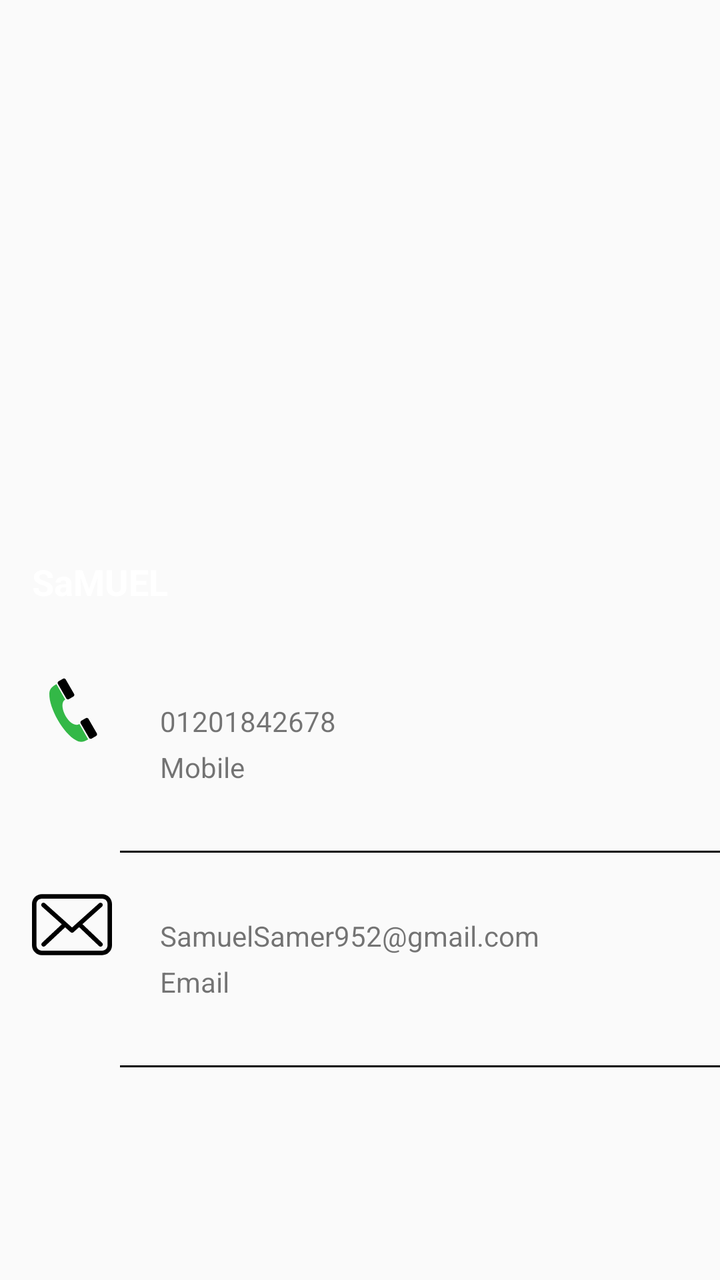
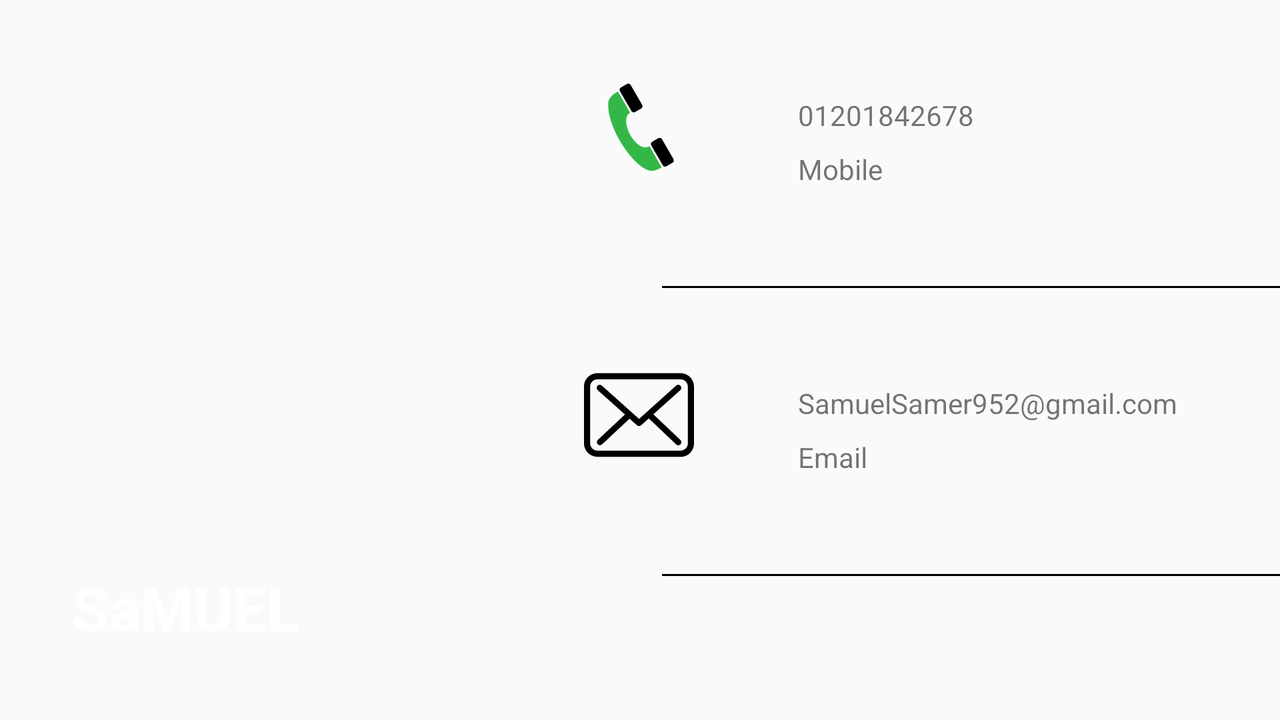

Two renders of one Android screen. The first uses the default layout on a phone; the second uses the alternative layout the repository ships for a different screen configuration, on a matching device. The two XML files are below.
<!-- AndroidManifest.xml: application theme AppTheme -->
<!-- res/layout/fragment_contact_details.xml -->
<LinearLayout xmlns:android="http://schemas.android.com/apk/res/android"
    xmlns:tools="http://schemas.android.com/tools"
    android:layout_width="match_parent"
    android:layout_height="match_parent"
    android:weightSum="3"
    tools:context="samuel.example.com.arxict.ui.fragment.ContactDetailsFragment"
    android:orientation="vertical">

    
    <FrameLayout
        android:layout_width="match_parent"
        android:layout_height="0dp"
        android:layout_weight="1.5"
        >
        <ImageView
            android:layout_width="match_parent"
            android:layout_height="match_parent"
            android:src="@drawable/user"
            android:scaleType="fitXY"
            android:id="@+id/user_pic"
            />
        <TextView
            android:layout_width="match_parent"
            android:layout_height="wrap_content"
            android:text="SaMUEL"
            android:textSize="@dimen/text_size"
            android:textStyle="bold"
            android:textColor="@color/colorAccent"
            android:layout_gravity="bottom"
            android:padding="@dimen/dp_16"
            android:id="@+id/user_name"
            />
    </FrameLayout>


   <LinearLayout
       android:layout_width="match_parent"
       android:layout_height="0dp"
       android:layout_weight=".5"
       android:orientation="horizontal"
       >
       <ImageView
           android:layout_width="@dimen/mid_pic"
           android:layout_height="@dimen/mid_pic"
           android:src="@drawable/ic_telephone_icon"
           android:layout_margin="@dimen/dp_16"
           android:id="@+id/phone_Img"
           />

       <LinearLayout
           android:layout_width="wrap_content"
           android:layout_height="match_parent"
           android:orientation="vertical"
           >
           <TextView
               android:layout_width="match_parent"
               android:layout_height="wrap_content"
               android:text="01201842678"
               android:paddingTop="@dimen/small_pic"
               android:paddingStart="@dimen/dp_8"
               android:paddingLeft="@dimen/dp_8"
               android:id="@+id/phone_num"
               />
           <TextView
               android:layout_width="match_parent"
               android:layout_height="wrap_content"
               android:text="@string/mobile"
               android:paddingTop="@dimen/dp_4"
               android:paddingStart="@dimen/dp_8"
               android:paddingLeft="@dimen/dp_8" />

       </LinearLayout>

   </LinearLayout>

    <View
        android:layout_width="match_parent"
        android:layout_height="1dp"
        android:background="@color/black"
        android:layout_marginStart="@dimen/dp_60"
        android:layout_marginLeft="@dimen/dp_60"
        />

    <LinearLayout
        android:layout_width="match_parent"
        android:layout_height="0dp"
        android:layout_weight=".5"
        android:orientation="horizontal"
        >
        <ImageView
            android:layout_width="@dimen/mid_pic"
            android:layout_height="@dimen/mid_pic"
            android:src="@drawable/ic_email"
            android:layout_margin="@dimen/dp_16"
            />

        <LinearLayout
            android:layout_width="wrap_content"
            android:layout_height="match_parent"
            android:orientation="vertical"
            >

            <TextView
                android:layout_width="match_parent"
                android:layout_height="wrap_content"
                android:text="SamuelSamer952@gmail.com"
                android:paddingTop="@dimen/small_pic"
                android:paddingStart="@dimen/dp_8"
                android:paddingLeft="@dimen/dp_8"
                android:id="@+id/email"
                />
            <TextView
                android:layout_width="match_parent"
                android:layout_height="wrap_content"
                android:text="@string/email"
                android:paddingTop="@dimen/dp_4"
                android:paddingStart="@dimen/dp_8"
                android:paddingLeft="@dimen/dp_8" />

        </LinearLayout>

    </LinearLayout>
    <View
        android:layout_width="match_parent"
        android:layout_height="1dp"
        android:background="@color/black"
        android:layout_marginStart="@dimen/dp_60"
        android:layout_marginLeft="@dimen/dp_60"
        />
</LinearLayout>
<!-- resources referenced by this layout -->
<resources>
  <color name="black">#000000</color>
  <color name="colorAccent">#FFFFFF</color>
  <dimen name="dp_16">16dp</dimen>
  <dimen name="dp_4">4dp</dimen>
  <dimen name="dp_60">60dp</dimen>
  <dimen name="dp_8">8dp</dimen>
  <dimen name="mid_pic">40dp</dimen>
  <dimen name="small_pic">32dp</dimen>
  <dimen name="text_size">18sp</dimen>
  <!-- drawable ic_email (drawable) -->
  <vector android:autoMirrored="true" android:height="483dp"
      android:viewportHeight="483.3" android:viewportWidth="483.3"
      android:width="483dp" xmlns:android="http://schemas.android.com/apk/res/android">
      <path android:fillColor="#FF000000" android:pathData="M424.3,57.8H59.1c-32.6,0 -59.1,26.5 -59.1,59.1v249.6c0,32.6 26.5,59.1 59.1,59.1h365.1c32.6,0 59.1,-26.5 59.1,-59.1v-249.5C483.4,84.3 456.9,57.8 424.3,57.8zM456.4,366.5c0,17.7 -14.4,32.1 -32.1,32.1H59.1c-17.7,0 -32.1,-14.4 -32.1,-32.1v-249.5c0,-17.7 14.4,-32.1 32.1,-32.1h365.1c17.7,0 32.1,14.4 32.1,32.1v249.5H456.4z"/>
      <path android:fillColor="#FF000000" android:pathData="M304.8,238.6l118.2,-106c5.5,-5 6,-13.5 1,-19.1c-5,-5.5 -13.5,-6 -19.1,-1l-163,146.3l-31.8,-28.4c-0.1,-0.1 -0.2,-0.2 -0.2,-0.3c-0.7,-0.7 -1.4,-1.3 -2.2,-1.9L78.3,112.3c-5.6,-5 -14.1,-4.5 -19.1,1.1c-5,5.6 -4.5,14.1 1.1,19.1l119.6,106.9L60.8,351c-5.4,5.1 -5.7,13.6 -0.6,19.1c2.7,2.8 6.3,4.3 9.9,4.3c3.3,0 6.6,-1.2 9.2,-3.6l120.9,-113.1l32.8,29.3c2.6,2.3 5.8,3.4 9,3.4c3.2,0 6.5,-1.2 9,-3.5l33.7,-30.2l120.2,114.2c2.6,2.5 6,3.7 9.3,3.7c3.6,0 7.1,-1.4 9.8,-4.2c5.1,-5.4 4.9,-14 -0.5,-19.1L304.8,238.6z"/>
  </vector>
  <!-- drawable ic_telephone_icon (drawable) -->
  <vector android:autoMirrored="true" android:height="50dp"
      android:viewportHeight="50.0" android:viewportWidth="40.0"
      android:width="40dp" xmlns:android="http://schemas.android.com/apk/res/android">
      <path android:fillColor="@color/colorPrimary" android:pathData="m15.8,18.45c-5.45,3.14 2.86,18.72 8.82,15.28c1.06,1.83 4.47,7.74 5.53,9.57c-2.51,1.45 -4.64,2.37 -7.56,0.7c-8.09,-4.63 -17,-20.05 -16.75,-29.26c0.09,-3.2 1.97,-4.45 4.43,-5.87c1.06,1.83 4.47,7.74 5.53,9.57l0,0z"/>
      <path android:fillColor="#000000" android:pathData="m18.09,18.19c-0.59,0.34 -1.35,0.14 -1.69,-0.45l-5.21,-9.02c-0.34,-0.59 -0.14,-1.35 0.45,-1.69l2.74,-1.58c0.59,-0.34 1.35,-0.14 1.69,0.45l5.21,9.02c0.34,0.59 0.14,1.35 -0.45,1.69l-2.74,1.58z"/>
      <path android:fillColor="#000000" android:pathData="m32.32,42.84c-0.59,0.34 -1.35,0.14 -1.69,-0.45l-5.21,-9.02c-0.34,-0.59 -0.14,-1.35 0.45,-1.69l2.74,-1.58c0.59,-0.34 1.35,-0.14 1.69,0.45l5.21,9.02c0.34,0.59 0.14,1.35 -0.45,1.69l-2.74,1.58z"/>
  </vector>
  <string name="email">Email</string>
  <string name="mobile">Mobile</string>
  <style name="AppTheme" parent="Theme.AppCompat.Light.DarkActionBar">
          
          <item name="colorPrimary">@color/colorPrimary</item>
          <item name="colorPrimaryDark">@color/colorPrimaryDark</item>
          <item name="colorAccent">@color/colorAccent</item>
          <item name="windowActionBar">false</item>
          <item name="windowNoTitle">true</item>
      </style>
  <color name="colorPrimary">#33b847</color>
  <color name="colorPrimaryDark">#2d8c3b</color>
</resources>
<!-- res/layout-land/fragment_contact_details.xml (the repository's variant of the layout above) -->
<!-- drawn on the phone turned sideways -->
<LinearLayout xmlns:android="http://schemas.android.com/apk/res/android"
    xmlns:tools="http://schemas.android.com/tools"
    android:layout_width="match_parent"
    android:layout_height="match_parent"
    android:weightSum="3"
    tools:context="samuel.example.com.arxict.ui.fragment.ContactDetailsFragment"
    android:orientation="horizontal">

    
    <FrameLayout
        android:layout_width="0dp"
        android:layout_height="match_parent"
        android:layout_weight="1.2"
        >
        <ImageView
            android:layout_width="match_parent"
            android:layout_height="match_parent"
            android:src="@drawable/user"
            android:scaleType="fitXY"
            android:id="@+id/user_pic"
            />
        <TextView
            android:layout_width="match_parent"
            android:layout_height="wrap_content"
            android:text="SaMUEL"
            android:textSize="@dimen/text_size"
            android:textStyle="bold"
            android:textColor="@color/colorAccent"
            android:layout_gravity="bottom"
            android:padding="@dimen/dp_16"
            android:id="@+id/user_name"
            />
    </FrameLayout>

    <LinearLayout
        android:layout_width="0dp"
        android:layout_weight="1.8"
        android:orientation="vertical"
        android:layout_height="match_parent">


        <LinearLayout
            android:layout_width="match_parent"
            android:layout_height="wrap_content"
            android:orientation="horizontal"
            >
            <ImageView
                android:layout_width="@dimen/mid_pic"
                android:layout_height="@dimen/mid_pic"
                android:src="@drawable/ic_telephone_icon"
                android:layout_margin="@dimen/dp_16"
                android:id="@+id/phone_Img"
                />

            <LinearLayout
                android:layout_width="wrap_content"
                android:layout_height="match_parent"
                android:orientation="vertical"
                >
                <TextView
                    android:layout_width="match_parent"
                    android:layout_height="wrap_content"
                    android:text="01201842678"
                    android:paddingTop="@dimen/small_pic"
                    android:paddingStart="@dimen/dp_8"
                    android:paddingLeft="@dimen/dp_8"
                    android:id="@+id/phone_num"
                    />
                <TextView
                    android:layout_width="match_parent"
                    android:layout_height="wrap_content"
                    android:text="@string/mobile"
                    android:paddingTop="@dimen/dp_4"
                    android:paddingStart="@dimen/dp_8"
                    android:paddingLeft="@dimen/dp_8" />

            </LinearLayout>

        </LinearLayout>

        <View
            android:layout_width="match_parent"
            android:layout_height="1dp"
            android:background="@color/black"
            android:layout_marginStart="@dimen/dp_60"
            android:layout_marginLeft="@dimen/dp_60"
            android:layout_marginTop="@dimen/dp_8"/>



        <LinearLayout
            android:layout_width="match_parent"
            android:layout_height="wrap_content"
            android:orientation="horizontal"
            >
            <ImageView
                android:layout_width="@dimen/mid_pic"
                android:layout_height="@dimen/mid_pic"
                android:src="@drawable/ic_email"
                android:layout_margin="@dimen/dp_16"
                />

            <LinearLayout
                android:layout_width="wrap_content"
                android:layout_height="match_parent"
                android:orientation="vertical"
                >
                <TextView
                    android:layout_width="match_parent"
                    android:layout_height="wrap_content"
                    android:text="SamuelSamer952@gmail.com"
                    android:paddingTop="@dimen/small_pic"
                    android:paddingStart="@dimen/dp_8"
                    android:paddingLeft="@dimen/dp_8"
                    android:id="@+id/email"
                    />
                <TextView
                    android:layout_width="match_parent"
                    android:layout_height="wrap_content"
                    android:text="@string/email"
                    android:paddingTop="@dimen/dp_4"
                    android:paddingStart="@dimen/dp_8"
                    android:paddingLeft="@dimen/dp_8" />

            </LinearLayout>

        </LinearLayout>

        <View
            android:layout_width="match_parent"
            android:layout_height="1dp"
            android:background="@color/black"
            android:layout_marginStart="@dimen/dp_60"
            android:layout_marginLeft="@dimen/dp_60"
            android:layout_marginTop="@dimen/dp_8"/>


    </LinearLayout>




</LinearLayout>
<!-- resources referenced by the variant -->
<!-- as the phone turned sideways resolves them -->
<resources>
  <color name="black">#000000</color>
  <color name="colorAccent">#FFFFFF</color>
  <!-- from res/values-w600dp/ -->
  <dimen name="dp_16">36dp</dimen>
  <!-- from res/values-w600dp/ -->
  <dimen name="dp_4">8dp</dimen>
  <!-- from res/values-w600dp/ -->
  <dimen name="dp_60">75dp</dimen>
  <!-- from res/values-w600dp/ -->
  <dimen name="dp_8">16dp</dimen>
  <!-- from res/values-w600dp/ -->
  <dimen name="mid_pic">55dp</dimen>
  <!-- from res/values-w600dp/ -->
  <dimen name="small_pic">48dp</dimen>
  <!-- from res/values-w600dp/ -->
  <dimen name="text_size">30sp</dimen>
  <!-- drawable ic_email (drawable) -->
  <vector android:autoMirrored="true" android:height="483dp"
      android:viewportHeight="483.3" android:viewportWidth="483.3"
      android:width="483dp" xmlns:android="http://schemas.android.com/apk/res/android">
      <path android:fillColor="#FF000000" android:pathData="M424.3,57.8H59.1c-32.6,0 -59.1,26.5 -59.1,59.1v249.6c0,32.6 26.5,59.1 59.1,59.1h365.1c32.6,0 59.1,-26.5 59.1,-59.1v-249.5C483.4,84.3 456.9,57.8 424.3,57.8zM456.4,366.5c0,17.7 -14.4,32.1 -32.1,32.1H59.1c-17.7,0 -32.1,-14.4 -32.1,-32.1v-249.5c0,-17.7 14.4,-32.1 32.1,-32.1h365.1c17.7,0 32.1,14.4 32.1,32.1v249.5H456.4z"/>
      <path android:fillColor="#FF000000" android:pathData="M304.8,238.6l118.2,-106c5.5,-5 6,-13.5 1,-19.1c-5,-5.5 -13.5,-6 -19.1,-1l-163,146.3l-31.8,-28.4c-0.1,-0.1 -0.2,-0.2 -0.2,-0.3c-0.7,-0.7 -1.4,-1.3 -2.2,-1.9L78.3,112.3c-5.6,-5 -14.1,-4.5 -19.1,1.1c-5,5.6 -4.5,14.1 1.1,19.1l119.6,106.9L60.8,351c-5.4,5.1 -5.7,13.6 -0.6,19.1c2.7,2.8 6.3,4.3 9.9,4.3c3.3,0 6.6,-1.2 9.2,-3.6l120.9,-113.1l32.8,29.3c2.6,2.3 5.8,3.4 9,3.4c3.2,0 6.5,-1.2 9,-3.5l33.7,-30.2l120.2,114.2c2.6,2.5 6,3.7 9.3,3.7c3.6,0 7.1,-1.4 9.8,-4.2c5.1,-5.4 4.9,-14 -0.5,-19.1L304.8,238.6z"/>
  </vector>
  <!-- drawable ic_telephone_icon (drawable) -->
  <vector android:autoMirrored="true" android:height="50dp"
      android:viewportHeight="50.0" android:viewportWidth="40.0"
      android:width="40dp" xmlns:android="http://schemas.android.com/apk/res/android">
      <path android:fillColor="@color/colorPrimary" android:pathData="m15.8,18.45c-5.45,3.14 2.86,18.72 8.82,15.28c1.06,1.83 4.47,7.74 5.53,9.57c-2.51,1.45 -4.64,2.37 -7.56,0.7c-8.09,-4.63 -17,-20.05 -16.75,-29.26c0.09,-3.2 1.97,-4.45 4.43,-5.87c1.06,1.83 4.47,7.74 5.53,9.57l0,0z"/>
      <path android:fillColor="#000000" android:pathData="m18.09,18.19c-0.59,0.34 -1.35,0.14 -1.69,-0.45l-5.21,-9.02c-0.34,-0.59 -0.14,-1.35 0.45,-1.69l2.74,-1.58c0.59,-0.34 1.35,-0.14 1.69,0.45l5.21,9.02c0.34,0.59 0.14,1.35 -0.45,1.69l-2.74,1.58z"/>
      <path android:fillColor="#000000" android:pathData="m32.32,42.84c-0.59,0.34 -1.35,0.14 -1.69,-0.45l-5.21,-9.02c-0.34,-0.59 -0.14,-1.35 0.45,-1.69l2.74,-1.58c0.59,-0.34 1.35,-0.14 1.69,0.45l5.21,9.02c0.34,0.59 0.14,1.35 -0.45,1.69l-2.74,1.58z"/>
  </vector>
  <string name="email">Email</string>
  <string name="mobile">Mobile</string>
  <style name="AppTheme" parent="Theme.AppCompat.Light.DarkActionBar">
          
          <item name="colorPrimary">@color/colorPrimary</item>
          <item name="colorPrimaryDark">@color/colorPrimaryDark</item>
          <item name="colorAccent">@color/colorAccent</item>
          <item name="windowActionBar">false</item>
          <item name="windowNoTitle">true</item>
      </style>
  <color name="colorPrimary">#33b847</color>
  <color name="colorPrimaryDark">#2d8c3b</color>
</resources>
